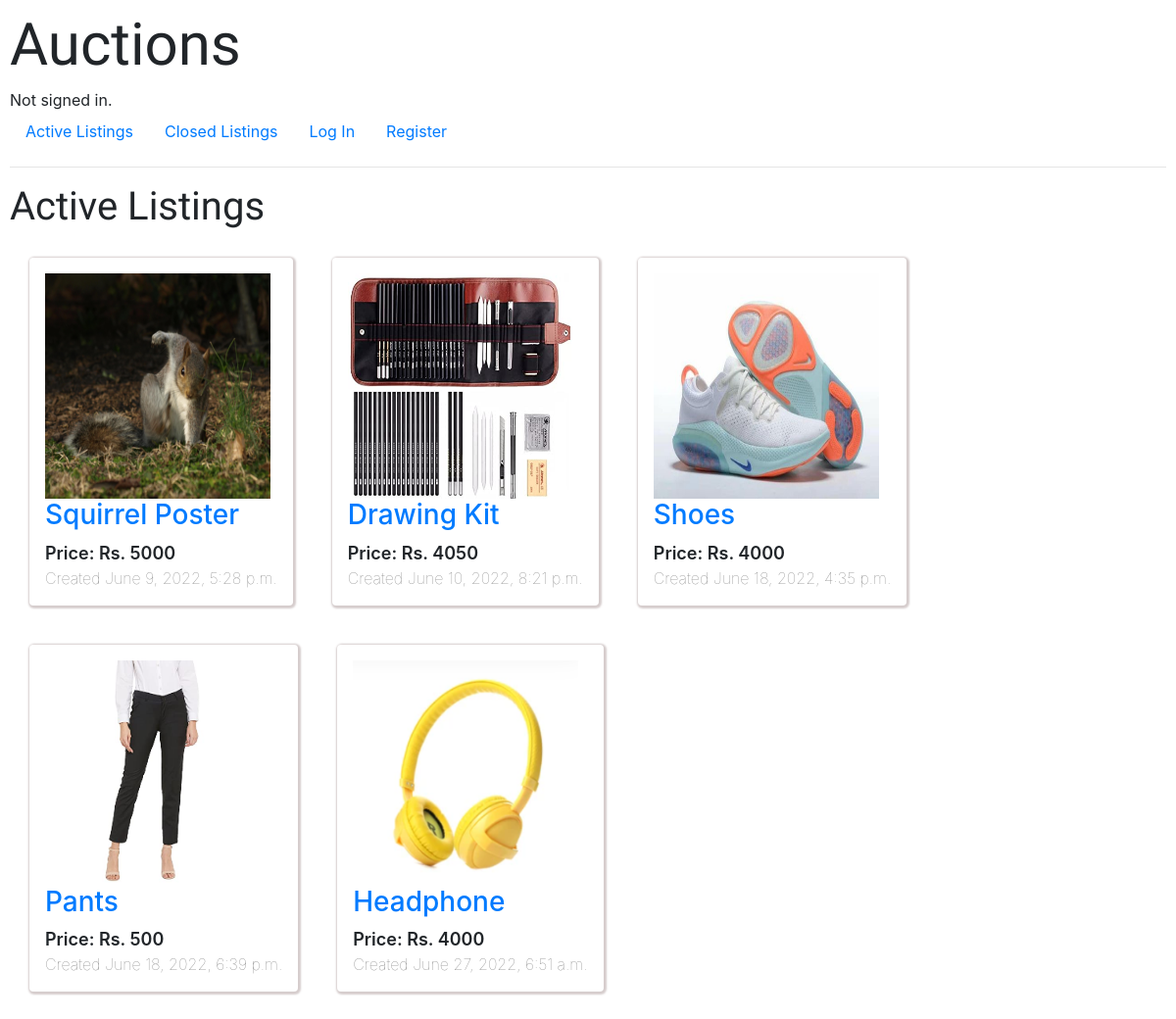
The page / on the database its author committed.
### auctions/models.py (models this page shows, shortened)
class Listing(models.Model):
    list_id = models.IntegerField(primary_key=True, auto_created=True)
    item = models.CharField(max_length=64)
    price = models.IntegerField()
    lister = models.ForeignKey(User, related_name="listings", on_delete=models.CASCADE)
    item_image = models.ImageField(upload_to='images', null=True, blank=True)
    time_created = models.DateTimeField(auto_now_add=True)
    comments = models.ManyToManyField(Comment)
    bids = models.ManyToManyField(Bid)
    category_name = models.ForeignKey(Category, related_name="listings", null=True, on_delete=models.CASCADE)
    description = models.CharField(max_length=200,null=True)
    watchers = models.ManyToManyField(User, related_name="watchlists")
    is_closed = models.BooleanField(default=False)
    winner = models.ForeignKey(User, related_name="purchases", null=True, on_delete=models.CASCADE)

### auctions/views.py (the view)
# urls.py: path("", views.index, name="index"),
def index(request):
    active_listings = Listing.objects.filter(is_closed=False)
    return render(request, "auctions/index.html", {
        "active_listings" : active_listings
    })

### auctions/templates/auctions/index.html (shortened to what this page needs)
{% extends "auctions/layout.html" %}
{% block body %}
    <h2>Active Listings</h2>
    <div class="listing_flex">
        {% for listing in active_listings %}
        <span class="listing">
            <div class="boxes p-3 mb-9 bg-white rounded">
                <div>
                    {% if listing.item_image %}
                    <img src="{{ listing.item_image.url }}" width="240">
                    {% endif %}
                </div>
                <div> <a href="{% url 'listing' listing.list_id %}">
                        <h3>{{ listing.item }}</h3>
                    </a> </div>
                <div class="lable">Price: Rs. {{ listing.price }}</span></div>
                <div class="less-focus">Created {{ listing.time_created }}</div>
        {% endfor %}
{% endblock %}

### static/auctions/styles.css (style rules this page uses)
h2 { font-size: 40px; font-family: 'Lobster', cursive; }
body { padding: 10px; }
.listing_flex { display: flex; flex-wrap: wrap; justify-content: left; align-content: left; }
.boxes { box-shadow: 1px 1px 2px 2px rgb(213, 204, 204); }
.listing { overflow: hidden; padding: 20px; }
img { width: 230px; height: 230px; padding: 0px; }
.less-focus { font-weight: lighter; color: gray; }
.lable { font-weight: 600; font-size: large; }

### rows shown on the page
Listing: item_image (picture), item "Squirrel Poster", price "5000", time_created "June 9, 2022, 5:28 p.m."
Listing: item_image (picture), item "Drawing Kit", price "4050", time_created "June 10, 2022, 8:21 p.m."
Listing: item_image (picture), item "Shoes", price "4000", time_created "June 18, 2022, 4:35 p.m."
Listing: item_image (picture), item "Pants", price "500", time_created "June 18, 2022, 6:39 p.m."
Listing: item_image (picture), item "Headphone", price "4000", time_created "June 27, 2022, 6:51 a.m."
